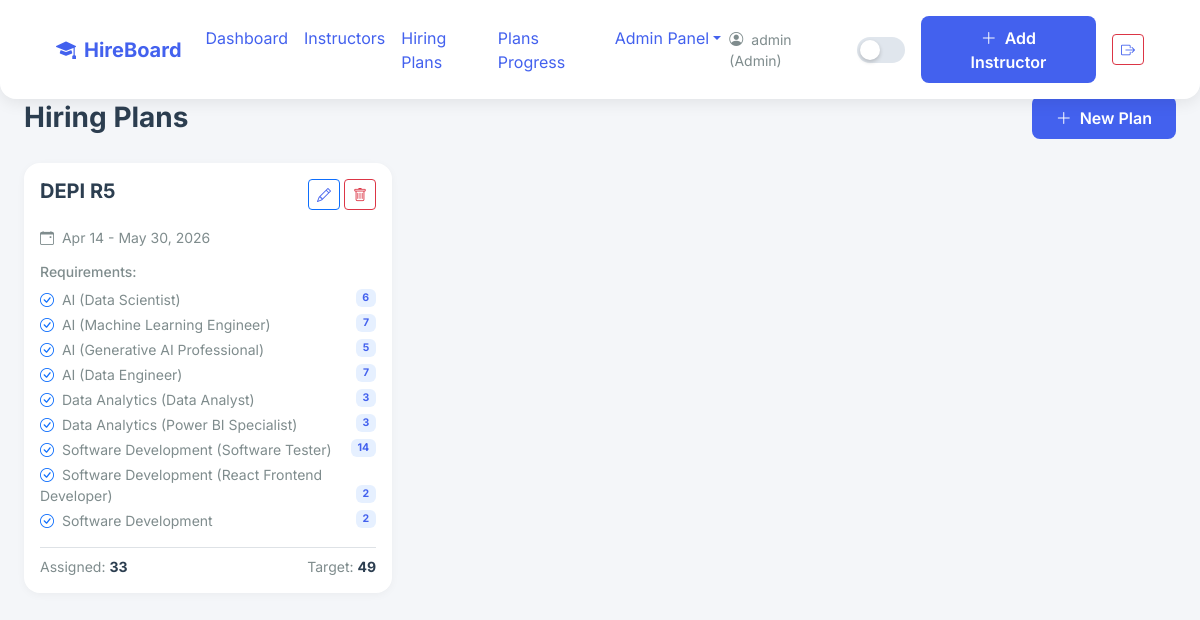
/plans/ (signed in), run on an earlier commit of the app's database.
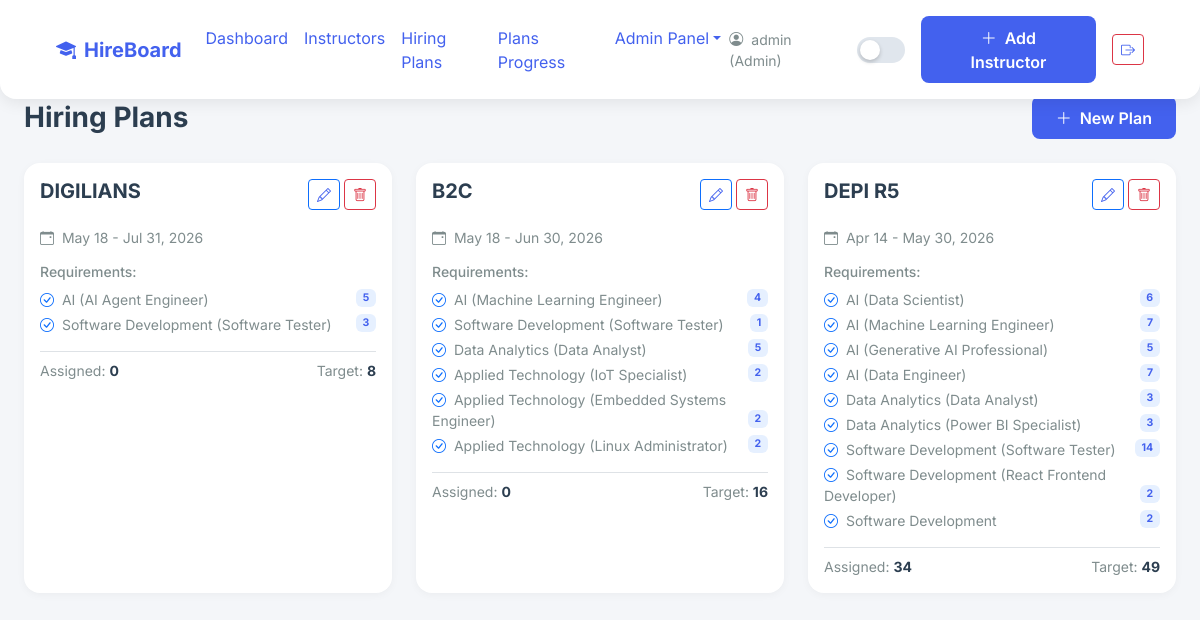
And on a later commit of the database.
### app/models.py (models this page shows)
class User(UserMixin, db.Model):
    __tablename__ = 'users'
    id = db.Column(db.Integer, primary_key=True)
    username = db.Column(db.String(100), unique=True, nullable=False)
    password_hash = db.Column(db.String(200), nullable=False)
    role = db.Column(db.String(50), nullable=False)

class HiringPlan(db.Model):
    __tablename__ = 'hiring_plans'
    id = db.Column(db.Integer, primary_key=True)
    title = db.Column(db.String(255), nullable=False)
    start_date = db.Column(db.Date, nullable=False)
    end_date = db.Column(db.Date, nullable=False)
    created_at = db.Column(db.DateTime, default=datetime.utcnow)
    plan_tracks = db.relationship('PlanTrack', backref='plan', lazy=True, cascade='all, delete-orphan')
    assigned_instructors = db.relationship('Instructor', backref='hiring_plan', lazy=True)

class PlanTrack(db.Model):
    __tablename__ = 'plan_tracks'
    id = db.Column(db.Integer, primary_key=True)
    plan_id = db.Column(db.Integer, db.ForeignKey('hiring_plans.id'), nullable=False)
    track_id = db.Column(db.Integer, db.ForeignKey('tracks.id'), nullable=False)
    profile_id = db.Column(db.Integer, db.ForeignKey('profiles.id'), nullable=True) # اختياري
    target_number = db.Column(db.Integer, default=1) # كام انستراكتر محتاج
    track = db.relationship('Track')
    profile = db.relationship('Profile')

class Track(db.Model):
    __tablename__ = 'tracks'
    id = db.Column(db.Integer, primary_key=True)
    name = db.Column(db.String(100), unique=True, nullable=False)
    profiles = db.relationship('Profile', backref='track', lazy=True)

class Profile(db.Model):
    __tablename__ = 'profiles'
    id = db.Column(db.Integer, primary_key=True)
    name = db.Column(db.String(255), nullable=False)
    track_id = db.Column(db.Integer, db.ForeignKey('tracks.id'), nullable=False)

### app/routes/plans.py (the view)
@plans_bp.route('/')
@login_required
def list_plans():
    plans = HiringPlan.query.order_by(HiringPlan.created_at.desc()).all()
    return render_template('plans/index.html', plans=plans)

### app/templates/plans/index.html
{% extends 'base.html' %}
{% block content %}
<div class="d-flex justify-content-between align-items-center mb-4 animate-fade-up">
    <h3 class="fw-bold mb-0">Hiring Plans</h3>
    <a href="{{ url_for('plans.create_plan') }}" class="btn btn-accent">
        <i class="bi bi-plus-lg me-1"></i> New Plan
    </a>
</div>
<div class="row g-4">
    {% for plan in plans %}
    <div class="col-md-6 col-lg-4 animate-fade-up delay-{{ loop.index }}">
        <div class="card h-100">
            <div class="card-body">
                <div class="d-flex justify-content-between align-items-start mb-3">
                    <h5 class="fw-bold">{{ plan.title }}</h5>
                    {% if current_user.role == 'Admin' %}
                    <div class="d-flex gap-1">
                        <a href="{{ url_for('plans.edit_plan', id=plan.id) }}" class="btn btn-sm btn-outline-primary" title="Edit Plan">
                            <i class="bi bi-pencil"></i>
                        </a>
                        <form method="POST" action="{{ url_for('plans.delete_plan', id=plan.id) }}" onsubmit="return confirm('Delete this plan?');">
                            <button class="btn btn-sm btn-outline-danger" title="Delete Plan"><i class="bi bi-trash"></i></button>
                        </form>
                    </div>
                    {% endif %}
                </div>
                <p class="text-muted small mb-3">
                    <i class="bi bi-calendar-event me-1"></i> {{ plan.start_date.strftime('%b %d') }} - {{ plan.end_date.strftime('%b %d, %Y') }}
                </p>
                <h6 class="text-muted small">Requirements:</h6>
                <ul class="list-unstyled mb-3">
                    {% for pt in plan.plan_tracks %}
                    <li class="small mb-1">
                        <i class="bi bi-check-circle text-primary me-1"></i> {{ pt.track.name }}
                        {% if pt.profile %}({{ pt.profile.name }}){% endif %}
                        <span class="badge bg-primary bg-opacity-10 text-primary float-end">{{ pt.target_number }}</span>
                    </li>
                    {% endfor %}
                </ul>
                <div class="border-top pt-2">
                    <div class="d-flex justify-content-between small">
                        <span class="text-muted">Assigned: <strong>{{ plan.assigned_instructors|length }}</strong></span>
                        <span class="text-muted">Target: <strong>{{ plan.plan_tracks|sum(attribute='target_number') }}</strong></span>
                    </div>
                </div>
            </div>
        </div>
    </div>
    {% else %}
    <div class="col-12 text-center text-muted py-5">
        <i class="bi bi-clipboard2-data fs-1 d-block mb-2"></i>
        No hiring plans created yet.
    </div>
    {% endfor %}
</div>
{% endblock %}

### app/templates/base.html (shortened to what this page needs)
<!DOCTYPE html>
<html lang="en" data-theme="light">
<head>
    <link href="https://cdn.jsdelivr.net/npm/bootstrap@5.3.0/dist/css/bootstrap.min.css" rel="stylesheet">
    <link href="https://cdn.jsdelivr.net/npm/bootstrap-icons@1.11.0/font/bootstrap-icons.css" rel="stylesheet">
    <link rel="stylesheet" href="{{ url_for('static', filename='css/themes.css') }}">
    <link rel="stylesheet" href="{{ url_for('static', filename='css/style.css') }}">
</head>
<body>
    <nav class="navbar navbar-expand-lg fixed-top">
        <div class="container-fluid px-4">
            <a class="navbar-brand fw-bold" href="/">
                <i class="bi bi-mortarboard-fill me-2" style="color: var(--accent);"></i>HireBoard
            </a>
            <div class="collapse navbar-collapse">
                <ul class="navbar-nav me-auto mb-2 mb-lg-0">
                    <li class="nav-item"><a class="nav-link" href="{{ url_for('dashboard.view_dashboard') }}">Dashboard</a></li>
                    <li class="nav-item"><a class="nav-link" href="{{ url_for('instructors.list_instructors') }}">Instructors</a></li>
                    <li class="nav-item"><a class="nav-link" href="{{ url_for('plans.list_plans') }}">Hiring Plans</a></li>
                    {% if current_user.role == 'Admin' %}
                    <li class="nav-item"><a class="nav-link" href="{{ url_for('plans.view_progress') }}">Plans Progress</a></li>
                    {% endif %}
                    {% if current_user.role == 'Admin' %}
                    <li class="nav-item dropdown">
                        <a class="nav-link dropdown-toggle" href="#" role="button" data-bs-toggle="dropdown">Admin Panel</a>
                    </li>
                    {% endif %}
                </ul>
                                <div class="d-flex align-items-center gap-3">
                    <span class="text-muted small d-none d-md-block">
                        <i class="bi bi-person-circle me-1"></i> {{ current_user.username }} ({{ current_user.role }})
                    </span>
                    <button class="theme-toggle" onclick="toggleTheme()"></button>
                    {% if current_user.role == 'Admin' %}
                    <a href="{{ url_for('instructors.create_instructor') }}" class="btn btn-accent">
                        <i class="bi bi-plus-lg me-1"></i> Add Instructor
                    </a>
                    {% endif %}
                    <a href="{{ url_for('auth.logout') }}" class="btn btn-outline-danger btn-sm" title="Logout">
                        <i class="bi bi-box-arrow-right"></i>
                    </a>
                </div>
            </div>
        </div>
    </nav>
    <div class="container-fluid px-4 pt-5 mt-5">
        {% block content %}{% endblock %}
    </div>
</body>
</html>

### app/static/css/themes.css (style rules this page uses)
:root { --bg-body: #f4f6f9; --bg-card: #ffffff; --bg-nav: #ffffff; --text-primary: #2c3e50; --text-secondary: #7f8c8d; --border-color: #e0e6ed; --accent: #4361ee; --accent-hover: #3f37c9; --shadow-sm: 0 2px 8px rgba(0,0,0,0.04); --shadow-md: 0 4px 16px rgba(0,0,0,0.08); --shadow-lg: 0 8px 32px rgba(0,0,0,0.12); --input-bg: #f8f9fa; --table-stripe: #f8f9fa; --kpi-gradient-1: linear-gradient(135deg, #4361ee 0%, #3a0ca3 100%); --kpi-gradient-2: linear-gradient(135deg, #4cc9f0 0%, #4895ef 100%); --kpi-gradient-3: linear-gradient(135deg, #f72585 0%, #b5179e 100%); --kpi-gradient-4: linear-gradient(135deg, #7209b7 0%, #560bad 100%); }
body { background-color: var(--bg-body); color: var(--text-primary); transition: background-color 0.3s ease, color 0.3s ease; }
h1, h2, h3, h4, h5, h6, p, span, div, li, td, th, label, small, strong, b { color: var(--text-primary) !important; }
.text-muted, .small, .text-secondary { color: var(--text-secondary) !important; }
a { color: var(--accent) !important; }
.card, .navbar, .modal-content { background-color: var(--bg-card) !important; border-color: var(--border-color) !important; box-shadow: var(--shadow-sm); transition: all 0.3s ease; }
.badge.bg-primary.bg-opacity-10 { color: var(--accent) !important; }
.btn-accent { background-color: var(--accent) !important; color: #ffffff !important; border: none; border-radius: 8px; padding: 0.6rem 1.5rem; font-weight: 600; transition: background-color 0.3s ease, transform 0.2s ease; text-decoration: none; display: inline-block; }

### app/static/css/style.css (style rules this page uses)
.animate-fade-up { animation: fadeInUp 0.6s ease-out forwards; opacity: 0; }
.delay-1 { animation-delay: 0.1s; }
.delay-2 { animation-delay: 0.2s; }
.delay-3 { animation-delay: 0.3s; }
body { font-family: 'Inter', -apple-system, BlinkMacSystemFont, "Segoe UI", Roboto, sans-serif; }
.navbar { box-shadow: var(--shadow-md); margin-bottom: 2rem; padding: 1rem 2rem; border-radius: 0 0 16px 16px; }
.card { border-radius: 16px; border: none; box-shadow: var(--shadow-sm); transition: transform 0.3s ease, box-shadow 0.3s ease; }
.btn-accent { background-color: var(--accent); color: white; border: none; border-radius: 8px; padding: 0.6rem 1.5rem; font-weight: 600; transition: background-color 0.3s ease, transform 0.2s ease; }
.theme-toggle { width: 50px; height: 26px; border-radius: 13px; background-color: var(--border-color); position: relative; cursor: pointer; border: none; transition: background-color 0.3s ease; }
.theme-toggle::after { content: ''; position: absolute; top: 3px; left: 3px; width: 20px; height: 20px; border-radius: 50%; background-color: white; transition: transform 0.3s ease; box-shadow: 0 2px 4px rgba(0,0,0,0.2); }

What changed in the data, as far as the page shows it:
added HiringPlan: title "DIGILIANS", start_date "May 18", end_date "Jul 31, 2026", assigned_instructors|length "0", plan_tracks|sum "8"
added PlanTrack: track.name "AI", profile.name "AI Agent Engineer", target_number "5", shown under "DIGILIANS"
added PlanTrack: track.name "Software Development", profile.name "Software Tester", target_number "3", shown under "DIGILIANS"
added HiringPlan: title "B2C", start_date "May 18", end_date "Jun 30, 2026", assigned_instructors|length "0", plan_tracks|sum "16"
added PlanTrack: track.name "AI", profile.name "Machine Learning Engineer", target_number "4", shown under "B2C"
added PlanTrack: track.name "Software Development", profile.name "Software Tester", target_number "1", shown under "B2C"
added PlanTrack: track.name "Data Analytics", profile.name "Data Analyst", target_number "5", shown under "B2C"
added PlanTrack: track.name "Applied Technology", profile.name "IoT Specialist", target_number "2", shown under "B2C"
added PlanTrack: track.name "Applied Technology", profile.name "Embedded Systems Engineer", target_number "2", shown under "B2C"
added PlanTrack: track.name "Applied Technology", profile.name "Linux Administrator", target_number "2", shown under "B2C"
computed for HiringPlan "DEPI R5": assigned_instructors|length "33" → "34"
